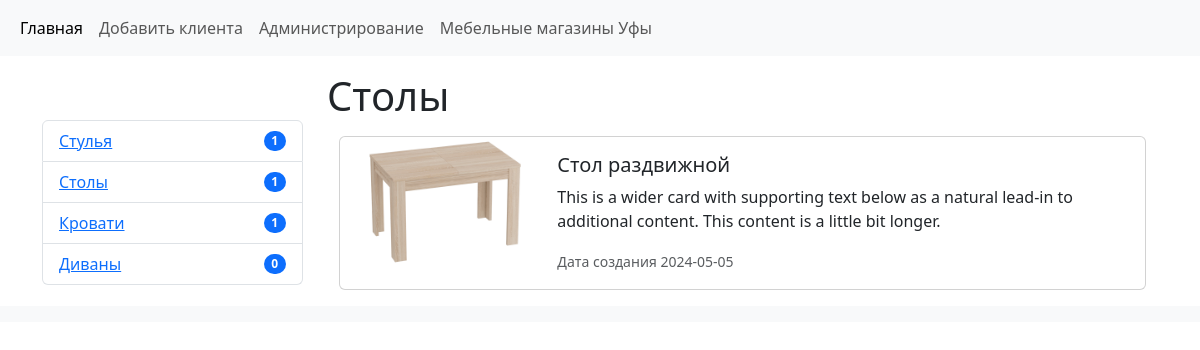
The page /category/2/ on the database as committed earlier.
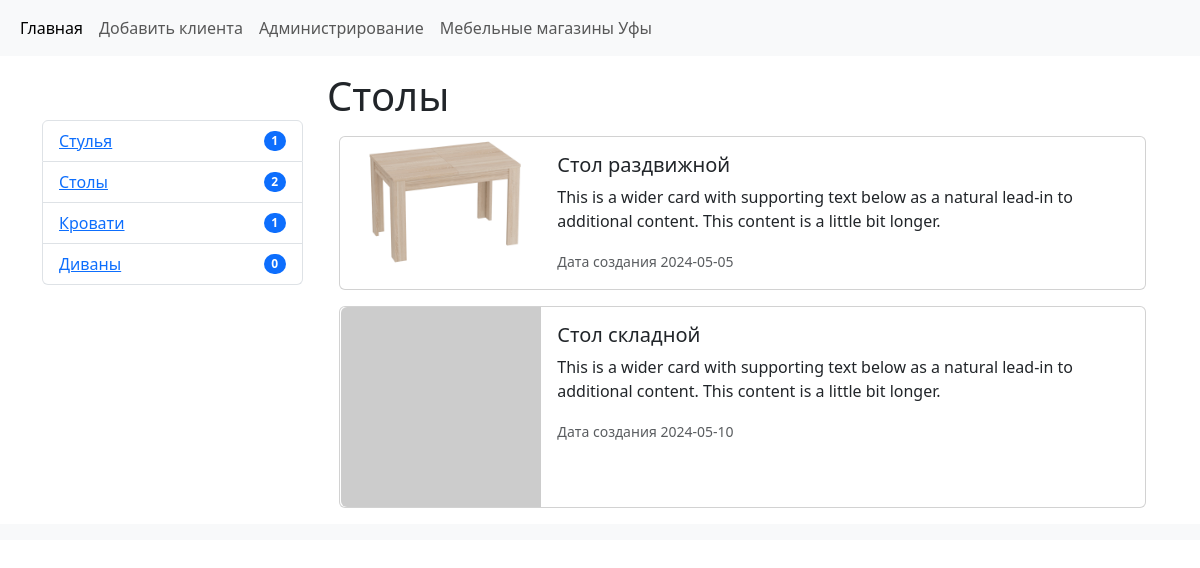
The same page on the database as committed later.
### homew/models.py (models this page shows, shortened)
class Category(models.Model):
    objects = models.Manager()
    name = models.CharField('Название категории', max_length=100,
                            db_index=True)
    def __str__(self):
        return self.name
    class Meta:
        verbose_name = 'Категория'
        verbose_name_plural = 'Категории'
        ordering = ['name',]

class Furniture(models.Model):
    objects = models.Manager()
    name = models.CharField('Название', max_length=25)
    created_at = models.DateField('Дата создания', auto_now_add=True)
    price = models.DecimalField('Цена', max_digits=5, decimal_places=2)
    category = models.ForeignKey('Category', on_delete=models.CASCADE,
                                 verbose_name='Категория',
                                 blank=True, null=True)
    image = models.ImageField('Фотография мебели',
                              upload_to='photos/%Y/%m/%d/',
                              blank=True, null=True)
    description = models.TextField(blank=True)
    slug = models.SlugField(max_length=250, unique=True, db_index=True, blank=True)
    class Meta:
        verbose_name = 'Мебель'
        verbose_name_plural = 'Мебель'
    def __str__(self):
        return self.name

### homew/views.py (the view)
# urls.py: path('category/<int:pk>/', DetailCategory.as_view(), name='category'),
class DetailCategory(DetailView):
    template_name = 'homew/category.html'
    model = Category
    context_object_name = 'category'
    def get_context_data(self, **kwargs):
        context = super().get_context_data(**kwargs)
        list_furniture = Furniture.objects.filter(category=context['category']).select_related('category')
        list_categories = Category.objects.annotate(
            num_furniture=Count('furniture'))
        context["furniture"] = list_furniture
        context["title"] = "Список мебели"
        context["categories"] = list_categories
        return context

### homew/templatetags/homew_tags.py (called while the page is built)
@register.inclusion_tag('homew/navbar.html', name='navbar')
def show_navbar():
    navbar = NavBar.objects.all()
    return {'navbar': navbar, }

### homew/templates/homew/category.html
{% extends 'base.html' %}
{% block sidebar %}
    <div class="col-md-3 mt-5">
            <ul class="list-group">
                {% for category in categories %}
                <li class="list-group-item d-flex justify-content-between align-items-center">
                    <a href="{% url 'category' category.pk %}"> {{ category }} </a>
                    <span class="badge text-bg-primary rounded-pill">{{ category.num_furniture }}</span>
                </li>
                {% endfor %}
            </ul>
        </div>
{% endblock %}
{% block content %}
    <div class="col-md-9">
            <h1> {{ category }} </h1>
            <div class="container text-left mt-3">
                {% for item in furniture %}
                <div class="card mb-3" style="max-width: 1200px;">
                    <div class="row g-0">
                        <div class="col-md-3 text-center">
                            {% if item.image %}
                            <img src="{{ item.image.url }}" class="img-fluid rounded-start" height="200" width="200"
                                 alt="...">
                            {% else %}
                            <img src="https://dummyimage.com/200x200/fff/aaa" class="img-fluid rounded-start"
                                 height="200"
                                 width="200" alt="...">
                            {% endif %}
                        </div>
                        <div class="col-md-9">
                            <div class="card-body">
                                <h5 class="card-title">{{ item }}</h5>
                                <p class="card-text">This is a wider card with supporting text below as a natural
                                    lead-in to
                                    additional content. This content is a little bit longer.</p>
                                <p class="card-text"><small class="text-body-secondary">Дата создания
                                    {{ item.created_at|date:"Y-m-d" }}</small></p>
                            </div>
                        </div>
                    </div>
                </div>
                {% endfor %}
            </div>
        </div>
{% endblock %}

Rows that differ between the two databases and show on the page:
computed for Category "Столы": num_furniture "1" → "2"
added Furniture: name "Стол складной", created_at "2024-05-10"
